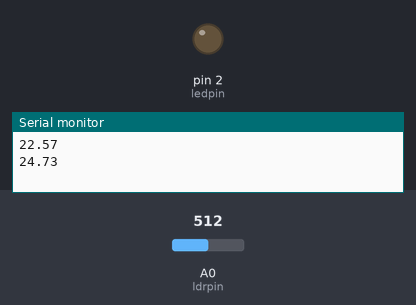
Simulated run of this sketch. Board: Arduino Uno, built with avr-gcc and run on an emulated ATmega328P. Parts: output pins drawn as LEDs (lit = HIGH), the last lines printed to the serial monitor. The test bench sets the inputs (shaded band); at power-on: A0 (ldrpin) = 512.

Above: at 0.1 s.
At 0.6 s:
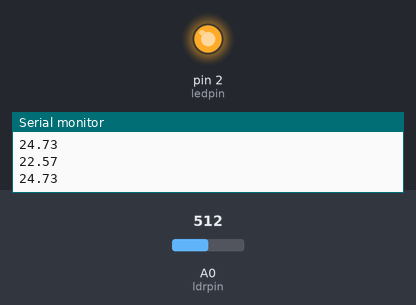
Timing chart, 0 to 2.1 s (numbered marks = the images above):
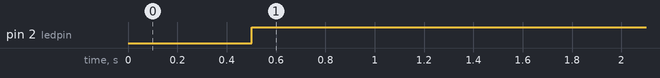

Measured:
- by itself, pin 2 (ledpin): LOW → HIGH at 0.50 s

The sketch:

Thermistor_test.ino
```cpp
const int ledpin = 2;
const int ldrpin = A0;
double treshold = 25;

const double T_const = 0.04408817635;

int Vo;
float R1 = 10000;
float logR2, R2, T, Tc, Tf;
float c1 = 1.009249522e-03, c2 = 2.378405444e-04, c3 = 2.019202697e-07;


void setup() {
  // put your setup code here, to run once:
Serial.begin(9600);
pinMode(ledpin, OUTPUT);
pinMode(ldrpin, INPUT);
}

void loop() {
  // put your main code here, to run repeatedly:
  int ldrStatus = analogRead(ldrpin);
  double temperature = T_const * ldrStatus;
    Vo = analogRead(ldrpin);
  R2 = R1 * (1023.0 / (float)Vo - 1.0);
  logR2 = log(R2);
  T = (1.0 / (c1 + c2*logR2 + c3*logR2*logR2*logR2));
  Tc = T - 273.15;
      Serial.println(temperature);
      Serial.println(Tc);

  delay(500);
  if(temperature<=treshold){
    digitalWrite(ledpin, HIGH);
    //Serial.println("on");
  } else {
    digitalWrite(ledpin, LOW);
    //Serial.println("off");
  }
}
```
